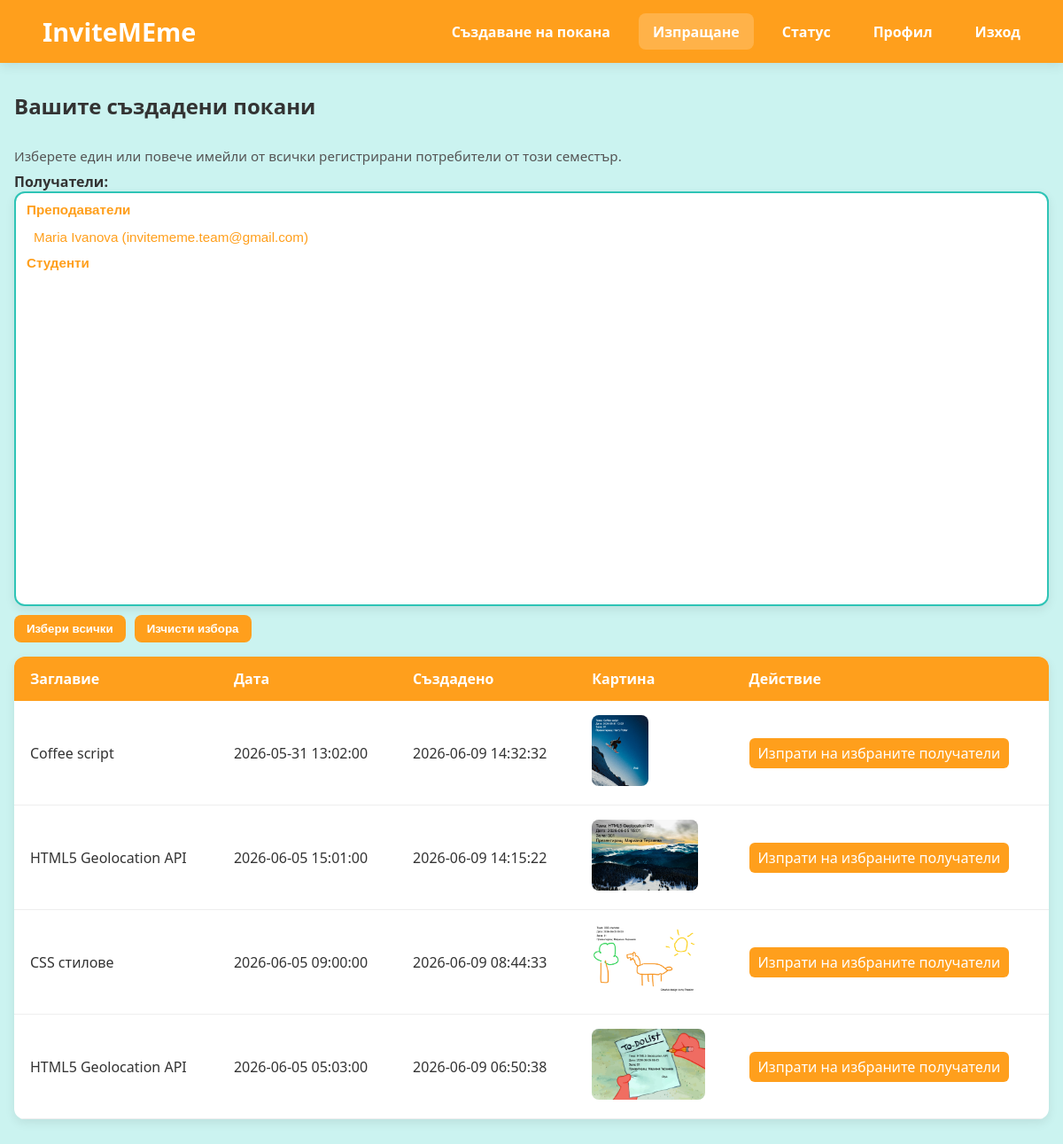
The page /send_invitation.php (signed in) on the database its author committed.
### tables this page shows
CREATE TABLE IF NOT EXISTS invitations (
    id INT AUTO_INCREMENT PRIMARY KEY,
    user_id INT NOT NULL,
    edition_id INT NOT NULL,
    template_id INT NULL,

    title VARCHAR(255) NOT NULL,
    presentation_date DATE NOT NULL,
    presentation_time TIME NOT NULL,
    room VARCHAR(100) NOT NULL,
    description TEXT NULL,
    generated_image_path VARCHAR(255) NULL,

    created_at TIMESTAMP DEFAULT CURRENT_TIMESTAMP,

    FOREIGN KEY (user_id)
        REFERENCES users(id),

    FOREIGN KEY (template_id)
        REFERENCES invitation_templates(id),

    FOREIGN KEY (edition_id)
        REFERENCES course_editions(id)
);

### send_invitation.php (the view, shortened to what this page needs)
<?php
$db = (new DatabaseConnection())->getConnection();
$year = date('Y');
$start = "$year-02-01 00:00:00";
$end = "$year-07-31 23:59:59";
$recipientQuery = $db->prepare(
    'SELECT id, first_name, last_name, email, role
     FROM users
     WHERE email IS NOT NULL
       AND id <> :uid
       AND (created_at BETWEEN :start AND :end OR role = "teacher")
     ORDER BY CASE WHEN role = "teacher" THEN 0 ELSE 1 END, first_name, last_name'
);
$recipientQuery->execute([
    ':uid' => $_SESSION['user_id'],
    ':start' => $start,
    ':end' => $end
]);
$recipient_list = $recipientQuery->fetchAll();
$list = $db->prepare('SELECT id, title, presentation_date, presentation_time, generated_image_path, created_at FROM invitations WHERE user_id = :uid ORDER BY created_at DESC');
$list->execute(['uid' => $_SESSION['user_id']]);
$invitations = $list->fetchAll();
?>
<!DOCTYPE html>
<html lang="bg">
<head>
    <link rel="stylesheet" href="styles/edit_templates.css">
</head>
<body>
    <header>
        <div class="header-container">
            <div class="logo">
                <a id="home-link" href="home_student.php">InviteMEme</a>
            </div>
            <nav>
                <ul>
                    <li><a href="create_invitation.php">Създаване на покана</a></li>
                    <li><a href="#" id="active-menu">Изпращане</a></li>
                    <li><a href="status.php">Статус</a></li>
                    <li><a href="profile.php">Профил</a></li>
                    <li><a href="auth/logout.php">Изход</a></li>
                </ul>
            </nav>
        </div>
    </header>
    <main>
        <h2>Вашите създадени покани</h2> <br>
        <?php if (empty($invitations)): ?>
            <p>Нямате запазени покани.</p>
        <?php else: ?>
            <form method="POST" id="sendSelectionForm">
                <div style="margin-bottom: 1rem;">
                    <p style="font-size:0.95rem; color:#555; margin:0.5rem 0;">
                        Изберете един или повече имейли от всички
                        регистрирани потребители от този семестър.
                    </p>
                    <label for="recipient_emails"><strong>Получатели:</strong></label>
                    <select id="recipient_emails"
                            name="recipient_emails[]"
                            multiple
                            size="12">
                        <optgroup label="Преподаватели">
                            <?php foreach ($recipient_list as $r): ?>
                                <?php if ($r['role'] === 'teacher'): ?>
                                    <option value="<?= htmlspecialchars($r['email']) ?>">
                                    </option>
                                <?php endif; ?>
                            <?php endforeach; ?>
                        </optgroup>
                        <optgroup label="Студенти">
                        </optgroup>
                    </select>
                    <div class="recipient-buttons">
                        <button type="button" id="selectAllBtn">
                            Избери всички
                        </button>
                        <button type="button" id="clearBtn">
                            Изчисти избора
                        </button>
                    </div>
                </div>
                <table>
                    <thead>
                        <tr>
                            <th>Заглавие</th>
                            <th>Дата</th>
                            <th>Създадено</th>
                            <th>Картина</th>
                            <th>Действие</th>
                        </tr>
                    </thead>
                    <tbody>
                        <?php foreach ($invitations as $inv): ?>
                            <tr>
                                <td><?php echo htmlspecialchars($inv['title']); ?></td>
                                <td><?php echo htmlspecialchars($inv['presentation_date'] . ' ' . $inv['presentation_time']); ?></td>
                                <td><?php echo htmlspecialchars($inv['created_at']); ?></td>
                                <td><?php if (!empty($inv['generated_image_path']) && file_exists($inv['generated_image_path'])): ?>
                                        <img src="<?= htmlspecialchars($inv['generated_image_path']); ?>" class="small-img" alt="inv">
                                    <?php else: ?> - <?php endif; ?>
                                </td>
                                <td class="actions">
                                    <button class="btn" type="submit" name="invitation_id" value="<?php echo (int)$inv['id']; ?>">
                                        Изпрати на избраните получатели
                                    </button>
                                </td>
                            </tr>
                        <?php endforeach; ?>
                    </tbody>
                </table>
            </form>
        <?php endif; ?>
    </main>
</body>
</html>

### styles/edit_templates.css (style rules this page uses)
:root { --orange: #ff9f1c; --light-orange: #ffbf69; --white: #ffffff; --light-cyan: #cbf3f0; --turquoise: #2ec4b6; --shadow: 0 4px 12px rgba(0, 0, 0, 0.08); }
* { margin: 0; padding: 0; box-sizing: border-box; }
body { font-family: "Segoe UI", sans-serif; background-color: var(--light-cyan); color: #333; }
header { background: var(--orange); color: white; padding: 1rem 2rem; box-shadow: var(--shadow); }
.header-container { display: flex; justify-content: space-between; align-items: center; }
.logo { font-size: 1.8rem; font-weight: bold; }
nav ul { list-style: none; display: flex; gap: 1rem; }
nav a, #home-link { text-decoration: none; color: white; font-weight: 600; padding: 0.6rem 1rem; border-radius: 8px; transition: 0.3s; }
nav a:hover, #active-menu { background-color: rgba(255, 255, 255, 0.2); }
main { max-width: 1200px; margin: 2rem auto; padding: 0 1rem; }
button.btn, a.btn { font: inherit; }
.btn { display: inline-block; background: var(--orange); color: white; text-decoration: none; padding: 0.75rem 1.2rem; border-radius: 8px; font-weight: 600; transition: 0.3s; border: none; }
table { width: 100%; border-collapse: collapse; background: white; box-shadow: var(--shadow); border-radius: 12px; overflow: hidden; }
th { background: var(--orange); color: white; padding: 14px 18px; text-align: left; }
td { padding: 16px 18px; vertical-align: middle; border-bottom: 1px solid #eee; }
.actions { white-space: nowrap; }
.actions button, .actions select { padding: 6px 10px; border-radius: 6px; }
.actions button { background: var(--orange); color: white; border: none; cursor: pointer; }
#recipient_emails { width: 100%; min-height: 320px; padding: 10px; border: 2px solid var(--turquoise); border-radius: 12px; background: white; font-size: 0.95rem; line-height: 1.6; box-shadow: var(--shadow); transition: 0.3s; }
#recipient_emails option { padding: 10px; margin: 2px 0; border-radius: 6px; }
#recipient_emails optgroup { font-weight: bold; color: var(--orange); }
.recipient-buttons { display: flex; gap: 10px; margin-top: 10px; }
.recipient-buttons button { padding: 8px 14px; border: none; border-radius: 8px; background: var(--orange); color: white; cursor: pointer; font-weight: 600; }

### send_invitation.php (style rules this page uses)
.small-img { height: 80px; border-radius: 8px; }

### rows shown on the page
invitations: title "Coffee script", presentation_date+presentation_time "2026-05-31 13:02:00", created_at "2026-06-09 14:32:32", generated_image_path (picture), $inv['id'] 4 (drawn)
invitations: title "HTML5 Geolocation API", presentation_date+presentation_time "2026-06-05 15:01:00", created_at "2026-06-09 14:15:22", generated_image_path (picture), $inv['id'] 3 (drawn)
invitations: title "CSS стилове", presentation_date+presentation_time "2026-06-05 09:00:00", created_at "2026-06-09 08:44:33", generated_image_path (picture), $inv['id'] 2 (drawn)
invitations: title "HTML5 Geolocation API", presentation_date+presentation_time "2026-06-05 05:03:00", created_at "2026-06-09 06:50:38", generated_image_path (picture), $inv['id'] 1 (drawn)
